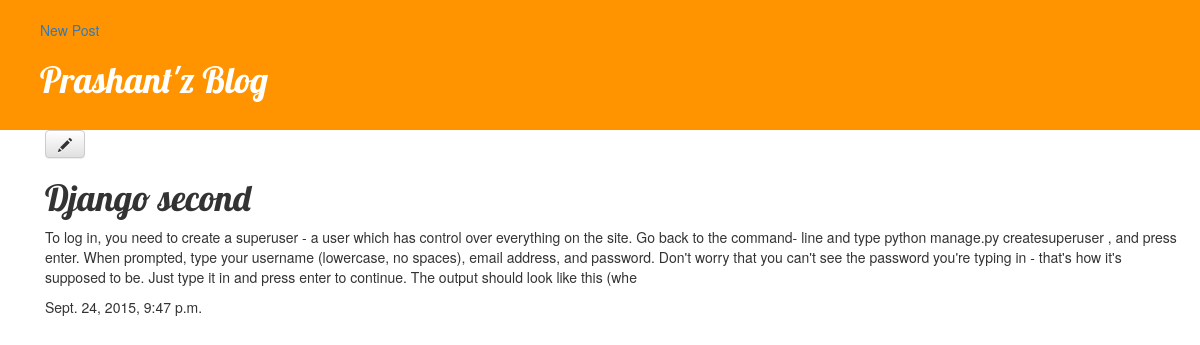
The app's page /post/2/ with its own data.
### blog/models.py (models this page shows, shortened)
class Post(models.Model):
	author = models.ForeignKey('auth.User')
	title = models.CharField(max_length=200)
	text = models.TextField()
	created_date = models.DateTimeField(default=timezone.now)
	published_date = models.DateTimeField(blank=True,null=True)

### blog/views.py (the view)
# urls.py: url(r'^post/(?P<pk>[0-9]+)/$',views.post_detail,name="post_detail"),
def post_detail(request,pk):
	post = get_object_or_404(Post,pk=pk)
	return render(request,'blog/post_detail.html',{'post':post})

### blog/templates/blog/post_detail.html
{% extends "blog/base.html" %}
{% block content %}
<div class="container" >
<div	class="post">
	<a class="btn btn-default" href="{% url "post_edit" pk=post.pk %} "><span class="glyphicon glyphicon-pencil"></span></a>
	<h1>{{ post.title }}</h1>
	<p>{{	post.text}}
		<div	class="date">
			{{	post.published_date	}}
		</div>
</div>
</div>
{% endblock %}

### blog/static/css/blog.css (style rules this page uses)
h1 { font-family: 'Lobster'; }

### records on screen
Post: title "Django second", text "To log in, you need to create a superuser - a user which has control over everything on the site. Go back to the command- line and type python manage.py createsuperuser , and press enter. When prompted, type your username (lowercase, no spaces), email address, and password. Don't worry that you can't see the password you're typing in - that's how it's supposed to be. Just type it in and press enter to continue. The output should look like this (whe", published_date "Sept. 24, 2015, 9:47 p.m."
